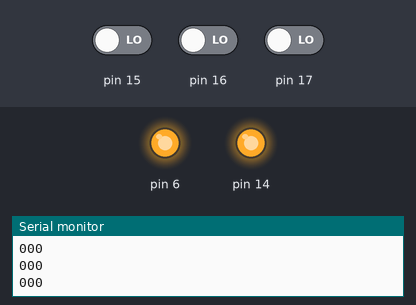
The sketch below on a simulated Arduino Uno, built with avr-gcc and run on an emulated ATmega328P. On the bench: output pins drawn as LEDs (lit = HIGH), the last lines printed to the serial monitor. Inputs (shaded band) come from the test bench; at power-on: pin 15 LOW, pin 16 LOW, pin 17 LOW.

Above: at 1.2 s.
1.3 s: pin 15 driven HIGH
At 2.2 s:
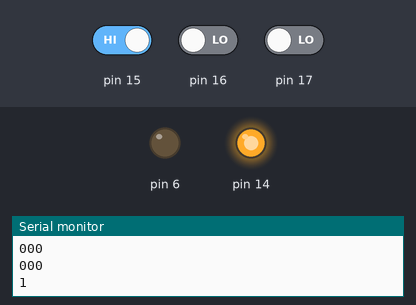
2.8 s: pin 15 driven LOW
At 3.2 s:
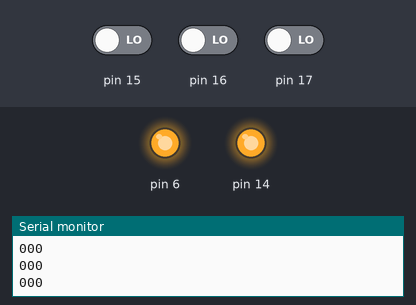
Timing chart, 0 to 5.8 s (numbered marks = the images above; inputs shaded):
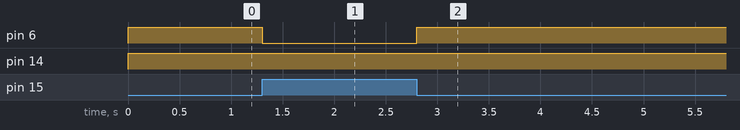

Measured:
- after the input at 1.3 s, pin 6: HIGH → LOW at once
- after the input at 2.8 s, pin 6: LOW → HIGH at once

The sketch:

Digital_Pin_Check.ino
```cpp
void setup() {
  // put your setup code here, to run once:
  Serial.begin(9600);
pinMode(14, OUTPUT);
pinMode(15, INPUT);
pinMode(16, INPUT);
pinMode(17, INPUT);

  pinMode(6, OUTPUT);
  digitalWrite(6,HIGH);

}

void loop() {
  // put your main code here, to run repeatedly:
digitalWrite(14,HIGH);
Read();
delay(100);
//Read();
//digitalWrite(17,LOW);
//delay(1000);


}

void Read()
{

  for (int i = 15; i <=17; i++)
  {
    Serial.print(digitalRead(i));
    while (digitalRead(15) == HIGH)
    {
      digitalWrite(6,LOW);
    }
    digitalWrite(6,HIGH);
  }
   Serial.println("");

}
```
